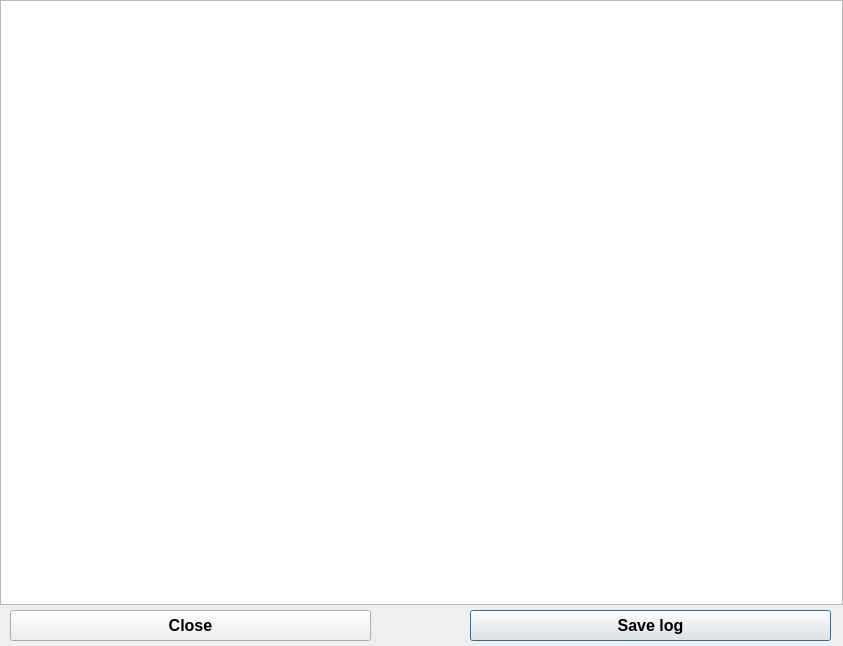
<?xml version="1.0" encoding="UTF-8"?>
<ui version="4.0">
 <class>report</class>
 <widget class="QDialog" name="report">
  <property name="geometry">
   <rect>
    <x>0</x>
    <y>0</y>
    <width>843</width>
    <height>646</height>
   </rect>
  </property>
  <property name="windowTitle">
   <string>AequilibraE - Procedure report</string>
  </property>
  <widget class="QTextEdit" name="all_data">
   <property name="geometry">
    <rect>
     <x>0</x>
     <y>0</y>
     <width>843</width>
     <height>605</height>
    </rect>
   </property>
  </widget>
  <widget class="QPushButton" name="but_save_log">
   <property name="geometry">
    <rect>
     <x>470</x>
     <y>610</y>
     <width>361</width>
     <height>31</height>
    </rect>
   </property>
   <property name="font">
    <font>
     <pointsize>12</pointsize>
     <weight>75</weight>
     <bold>true</bold>
    </font>
   </property>
   <property name="text">
    <string>Save log</string>
   </property>
  </widget>
  <widget class="QPushButton" name="but_close">
   <property name="geometry">
    <rect>
     <x>10</x>
     <y>610</y>
     <width>361</width>
     <height>31</height>
    </rect>
   </property>
   <property name="font">
    <font>
     <pointsize>12</pointsize>
     <weight>75</weight>
     <bold>true</bold>
    </font>
   </property>
   <property name="text">
    <string>Close</string>
   </property>
  </widget>
 </widget>
 <resources/>
 <connections/>
</ui>
